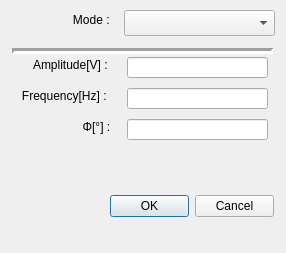
<?xml version="1.0" encoding="UTF-8"?>
<ui version="4.0">
 <class>vsourceDialog</class>
 <widget class="QDialog" name="vsourceDialog">
  <property name="geometry">
   <rect>
    <x>0</x>
    <y>0</y>
    <width>286</width>
    <height>253</height>
   </rect>
  </property>
  <property name="sizePolicy">
   <sizepolicy hsizetype="Preferred" vsizetype="Preferred">
    <horstretch>0</horstretch>
    <verstretch>0</verstretch>
   </sizepolicy>
  </property>
  <property name="windowTitle">
   <string>Voltage Source</string>
  </property>
  <widget class="QLabel" name="label">
   <property name="geometry">
    <rect>
     <x>23</x>
     <y>12</y>
     <width>96</width>
     <height>16</height>
    </rect>
   </property>
   <property name="text">
    <string>               Mode :</string>
   </property>
  </widget>
  <widget class="QComboBox" name="comboBox">
   <property name="geometry">
    <rect>
     <x>124</x>
     <y>10</y>
     <width>151</width>
     <height>26</height>
    </rect>
   </property>
  </widget>
  <widget class="QLabel" name="labelFreq">
   <property name="geometry">
    <rect>
     <x>12</x>
     <y>88</y>
     <width>107</width>
     <height>16</height>
    </rect>
   </property>
   <property name="text">
    <string>   Frequency[Hz] :</string>
   </property>
  </widget>
  <widget class="Line" name="line">
   <property name="geometry">
    <rect>
     <x>12</x>
     <y>43</y>
     <width>261</width>
     <height>16</height>
    </rect>
   </property>
   <property name="font">
    <font>
     <weight>50</weight>
     <bold>false</bold>
    </font>
   </property>
   <property name="frameShadow">
    <enum>QFrame::Sunken</enum>
   </property>
   <property name="lineWidth">
    <number>3</number>
   </property>
   <property name="orientation">
    <enum>Qt::Horizontal</enum>
   </property>
  </widget>
  <widget class="QLineEdit" name="amp">
   <property name="geometry">
    <rect>
     <x>127</x>
     <y>57</y>
     <width>141</width>
     <height>21</height>
    </rect>
   </property>
  </widget>
  <widget class="QLabel" name="labelAmp">
   <property name="geometry">
    <rect>
     <x>33</x>
     <y>57</y>
     <width>86</width>
     <height>16</height>
    </rect>
   </property>
   <property name="text">
    <string>Amplitude[V] :</string>
   </property>
  </widget>
  <widget class="QLineEdit" name="freq">
   <property name="geometry">
    <rect>
     <x>127</x>
     <y>88</y>
     <width>141</width>
     <height>21</height>
    </rect>
   </property>
  </widget>
  <widget class="QLineEdit" name="phi">
   <property name="geometry">
    <rect>
     <x>127</x>
     <y>119</y>
     <width>141</width>
     <height>21</height>
    </rect>
   </property>
   <property name="sizePolicy">
    <sizepolicy hsizetype="Expanding" vsizetype="Expanding">
     <horstretch>0</horstretch>
     <verstretch>0</verstretch>
    </sizepolicy>
   </property>
  </widget>
  <widget class="QLabel" name="labelPhi">
   <property name="geometry">
    <rect>
     <x>36</x>
     <y>119</y>
     <width>83</width>
     <height>16</height>
    </rect>
   </property>
   <property name="text">
    <string>              Φ[°] :</string>
   </property>
  </widget>
  <widget class="QDialogButtonBox" name="buttonBox">
   <property name="geometry">
    <rect>
     <x>110</x>
     <y>190</y>
     <width>164</width>
     <height>32</height>
    </rect>
   </property>
   <property name="standardButtons">
    <set>QDialogButtonBox::Cancel|QDialogButtonBox::Ok</set>
   </property>
  </widget>
  <widget class="QLabel" name="label_5">
   <property name="geometry">
    <rect>
     <x>127</x>
     <y>150</y>
     <width>152</width>
     <height>16</height>
    </rect>
   </property>
   <property name="text">
    <string/>
   </property>
  </widget>
  <widget class="QLabel" name="label_6">
   <property name="geometry">
    <rect>
     <x>127</x>
     <y>176</y>
     <width>152</width>
     <height>16</height>
    </rect>
   </property>
   <property name="text">
    <string/>
   </property>
  </widget>
 </widget>
 <resources/>
 <connections>
  <connection>
   <sender>buttonBox</sender>
   <signal>accepted()</signal>
   <receiver>vsourceDialog</receiver>
   <slot>accept()</slot>
   <hints>
    <hint type="sourcelabel">
     <x>221</x>
     <y>202</y>
    </hint>
    <hint type="destinationlabel">
     <x>224</x>
     <y>235</y>
    </hint>
   </hints>
  </connection>
  <connection>
   <sender>buttonBox</sender>
   <signal>rejected()</signal>
   <receiver>vsourceDialog</receiver>
   <slot>reject()</slot>
   <hints>
    <hint type="sourcelabel">
     <x>157</x>
     <y>205</y>
    </hint>
    <hint type="destinationlabel">
     <x>167</x>
     <y>225</y>
    </hint>
   </hints>
  </connection>
 </connections>
</ui>
